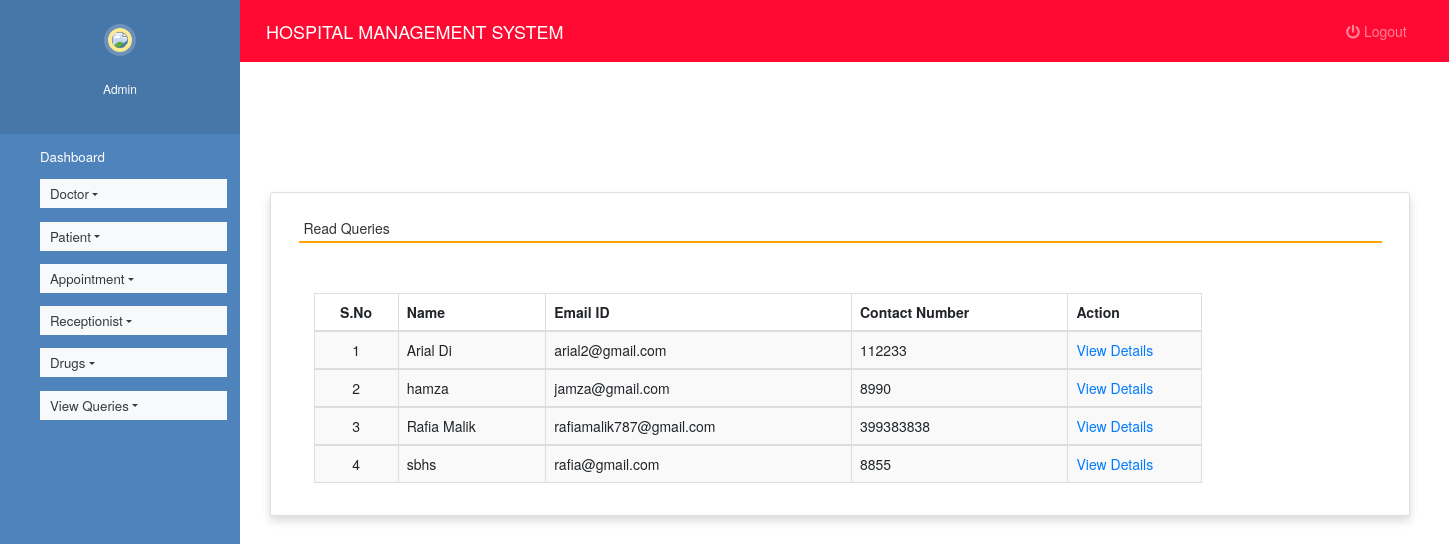
Screenshot of /read_queries (signed in) with the database file from the repository.
### hospitals/models.py (models this page shows, shortened)
class Contact(models.Model):
    name = models.CharField(max_length=100, null=True)
    contact = models.CharField(max_length=15, null=True)
    email = models.CharField(max_length=50, null=True)
    subject = models.CharField(max_length=100, null=True)
    message = models.CharField(max_length=300, null=True)
    msgdate = models.DateField(null=True)
    isread = models.CharField(max_length=10,null=True)

### hospitals/views.py (the view)
# urls.py: path('read_queries', read_queries, name='read_queries'),
def read_queries(request):
    if not request.user.is_authenticated:
        return redirect('login')
    contact = Contact.objects.filter(isread="yes")
    return render(request,'read_queries.html', locals())

### hospitals/templates/read_queries.html (shortened to what this page needs)
{% extends 'admin_nav.html' %}
{% load static %}
{% block content %}
<head>
 <link rel="stylesheet" href="https://maxcdn.bootstrapcdn.com/bootstrap/3.4.1/css/bootstrap.min.css">
  <link rel="stylesheet" href="https://cdnjs.cloudflare.com/ajax/libs/font-awesome/4.7.0/css/font-awesome.min.css">
  <link rel="stylesheet" href="https://use.fontawesome.com/releases/v5.6.3/css/all.css">
</head>
<br><br><br><br>
<div class="container card shadow m-5">
    <div class="card-body">
        <h5 class="p-2" style="border-bottom: 2px solid orange">Read Queries</h5>
		<div class="container mt-5">
            <table id="example" class="table table-striped table-bordered" style="width:80%">
			<thead>
                                    <tr>
                                        <th class="text-center">S.No</th>
                                        <th class="d-none d-sm-table-cell">Name</th>
                                        <th class="d-none d-sm-table-cell">Email ID</th>
                                        <th class="d-none d-sm-table-cell">Contact Number</th>
                                        <th class="d-none d-sm-table-cell" style="width: 15%;">Action</th>
                                    </tr>
                                </thead>
                                {% for i in contact %}
                                <tbody>
                                    <tr>
                                        <td class="text-center">{{forloop.counter}}</td>
                                        <td class="font-w600">{{i.name}}</td>
                                        <td class="font-w600">{{i.email}}</td>
                                        <td class="font-w600">{{i.contact}}</td>
                                        <td class="font-w600"><a href="{% url 'view_queries' i.id %}" class="text-primary">View Details</a></td>
                                    </tr>
                                        {% endfor %}
                                </tbody>
            </table>
        </div>
    </div>
</div>
{% endblock content %}

### hospitals/static/style.css (style rules this page uses)
body { padding-left: 240px; }

### hospitals/templates/admin_nav.html (style rules this page uses)
a:link { text-decoration: none; }
a { color: white; }
body { padding-left: 240px; }

### rows the page displays
Contact: name "Arial Di", email "arial2@gmail.com", contact "112233"
Contact: name "hamza", email "jamza@gmail.com", contact "8990"
Contact: name "Rafia Malik", email "rafiamalik787@gmail.com", contact "399383838"
Contact: name "sbhs", email "rafia@gmail.com", contact "8855"
